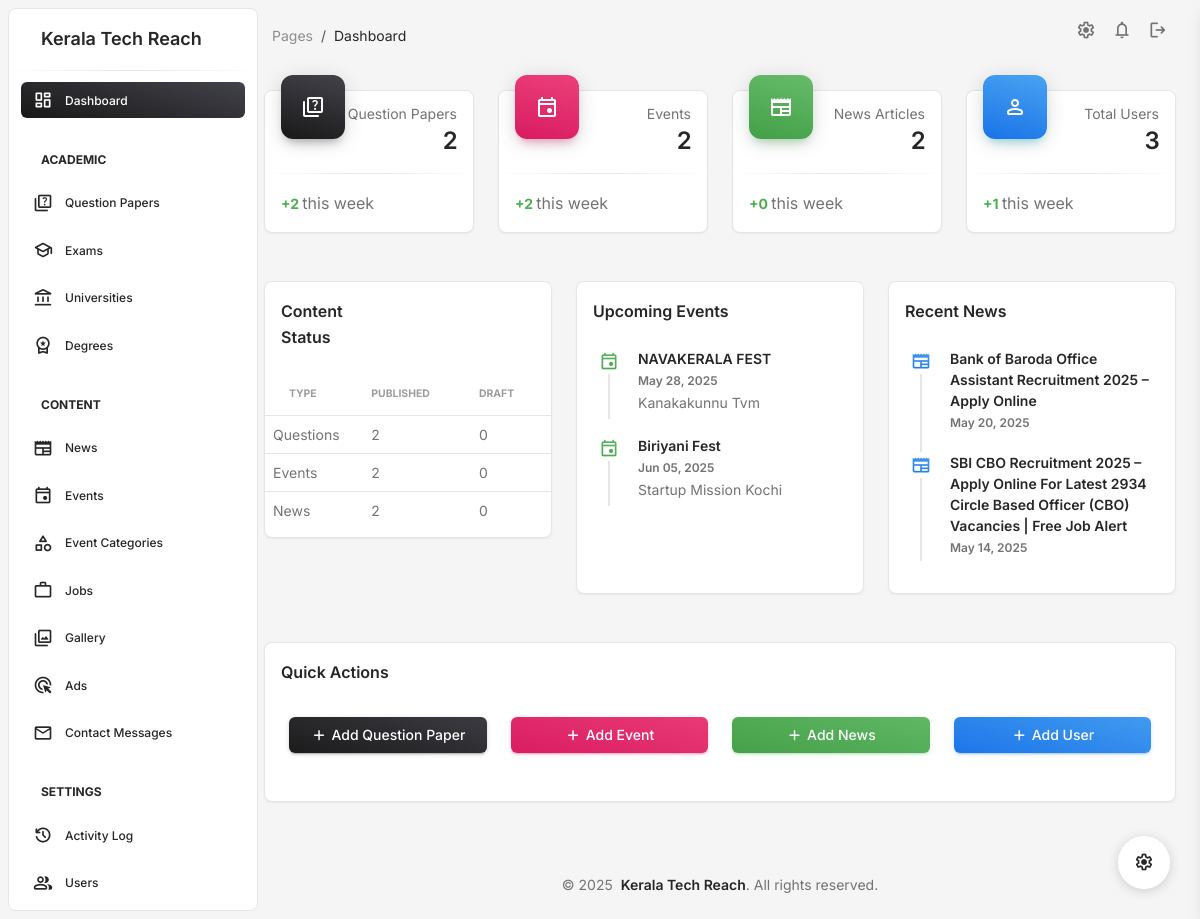
Page /admindashboard/ (signed in) on the committed database.
### admindashboard/models.py (models this page shows, shortened)
class Event(models.Model):
    name = models.CharField(max_length=255)
    event_start = models.DateTimeField()
    event_end = models.DateTimeField(blank=True, null=True)
    place = models.CharField(max_length=255)
    link = models.URLField(blank=True, null=True)
    description = models.TextField(blank=True, null=True)
    map_link = models.URLField(blank=True, null=True)
    district = models.ForeignKey(District, on_delete=models.SET_NULL, null=True, blank=True)
    category = models.ForeignKey(EventCategory, on_delete=models.SET_NULL, null=True, blank=True)
    updated_at = models.DateTimeField(auto_now=True)
    is_published = models.BooleanField(default=False)
    created_by = models.ForeignKey('UserProfile', on_delete=models.CASCADE)

class News(models.Model):
    category = models.ForeignKey(NewsCategory, on_delete=models.SET_NULL, null=True, blank=True)
    title = models.CharField(max_length=255)
    slug = models.SlugField(unique=True, max_length=255, blank=True, null=True)
    content = models.TextField()
    excerpt = models.TextField(blank=True, help_text="A short summary of the article")
    image = models.ImageField(upload_to='news/', blank=True, null=True)
    thumbnail = models.ImageField(upload_to='news/thumbnails/', blank=True, null=True)
    created_at = models.DateTimeField(auto_now_add=True)
    updated_at = models.DateTimeField(auto_now=True)
    is_published = models.BooleanField(default=False)
    created_by = models.ForeignKey('UserProfile', on_delete=models.CASCADE)
    meta_title = models.CharField(max_length=60, blank=True, help_text="SEO optimized title (max 60 characters)")
    meta_description = models.CharField(max_length=160, blank=True, help_text="SEO meta description (max 160 characters)")
    keywords = models.CharField(max_length=255, blank=True, help_text="Comma-separated keywords for SEO")
    reading_time = models.PositiveIntegerField(default=0, help_text="Estimated reading time in minutes")
    views_count = models.PositiveIntegerField(default=0)
    likes_count = models.PositiveIntegerField(default=0)
    class Meta:
        verbose_name_plural = 'News'
        ordering = ['-created_at']

### admindashboard/views/dashboard.py (the view, shortened to what this page needs)
# urls.py: path('', dashboard, name='dashboard'),
@login_required
def dashboard(request):
    now = timezone.now()
    last_week = now - timedelta(days=7)
    context = {
        'total_users': UserProfile.objects.count() if request.user.is_staff else 1,
        'total_questions': QuestionPaper.objects.count(),
        'total_events': Event.objects.count(),
        'total_news': News.objects.count(),
    }
    if request.user.is_staff:
        context.update({
            'new_users': UserProfile.objects.filter(user__date_joined__gte=last_week).count(),
            'new_questions': QuestionPaper.objects.filter(updated_at__gte=last_week).count(),
            'new_events': Event.objects.filter(updated_at__gte=last_week).count(),
            'new_news': News.objects.filter(created_at__gte=last_week).count(),
            'upcoming_events': Event.objects.filter(
                event_start__gte=now
            ).order_by('event_start')[:5],
            'recent_questions': QuestionPaper.objects.order_by('-updated_at')[:5],
            'recent_news': News.objects.order_by('-created_at')[:5],
            'published_questions': QuestionPaper.objects.filter(is_published=True).count(),
            'draft_questions': QuestionPaper.objects.filter(is_published=False).count(),
            'published_events': Event.objects.filter(is_published=True).count(),
            'draft_events': Event.objects.filter(is_published=False).count(),
            'published_news': News.objects.filter(is_published=True).count(),
            'draft_news': News.objects.filter(is_published=False).count(),
            'unread_messages': ContactMessage.objects.filter(is_read=False).count(),
            'total_messages': ContactMessage.objects.count(),
            'university_count': University.objects.count(),
            'degree_count': Degree.objects.count(),
            'event_categories': EventCategory.objects.annotate(
                event_count=Count('event')
            ).order_by('-event_count')[:5],
        })
    return render(request, 'admindashboard/dashboard.html', context)

### admindashboard/templates/admindashboard/dashboard.html (shortened to what this page needs)
{% extends 'admindashboard/base.html' %}
{% load static %}
{% block content %}
<div class="container-fluid py-4">
    <div class="row">
        {% if user.is_staff %}
        <div class="col-xl-3 col-sm-6 mb-4">
            <div class="card">
                <div class="card-header p-3 pt-2">
                    <div class="icon icon-lg icon-shape bg-gradient-dark shadow-dark text-center border-radius-xl mt-n4 position-absolute">
                        <i class="material-symbols-rounded opacity-10">quiz</i>
                    </div>
                    <div class="text-end pt-1">
                        <p class="text-sm mb-0 text-capitalize">Question Papers</p>
                        <h4 class="mb-0">{{ total_questions }}</h4>
                    </div>
                </div>
                <hr class="dark horizontal my-0">
                <div class="card-footer p-3">
                    <p class="mb-0"><span class="text-success text-sm font-weight-bolder">+{{ new_questions }} </span>this week</p>
                </div>
            </div>
        </div>
        <div class="col-xl-3 col-sm-6 mb-4">
            <div class="card">
                <div class="card-header p-3 pt-2">
                    <div class="icon icon-lg icon-shape bg-gradient-primary shadow-primary text-center border-radius-xl mt-n4 position-absolute">
                        <i class="material-symbols-rounded opacity-10">event</i>
                    </div>
                    <div class="text-end pt-1">
                        <p class="text-sm mb-0 text-capitalize">Events</p>
                        <h4 class="mb-0">{{ total_events }}</h4>
                    </div>
                </div>
                <hr class="dark horizontal my-0">
                <div class="card-footer p-3">
                    <p class="mb-0"><span class="text-success text-sm font-weight-bolder">+{{ new_events }} </span>this week</p>
                </div>
            </div>
        </div>
        <div class="col-xl-3 col-sm-6 mb-4">
            <div class="card">
                <div class="card-header p-3 pt-2">
                    <div class="icon icon-lg icon-shape bg-gradient-success shadow-success text-center border-radius-xl mt-n4 position-absolute">
                        <i class="material-symbols-rounded opacity-10">newspaper</i>
                    </div>
                    <div class="text-end pt-1">
                        <p class="text-sm mb-0 text-capitalize">News Articles</p>
                        <h4 class="mb-0">{{ total_news }}</h4>
                    </div>
                </div>
                <hr class="dark horizontal my-0">
                <div class="card-footer p-3">
                    <p class="mb-0"><span class="text-success text-sm font-weight-bolder">+{{ new_news }} </span>this week</p>
                </div>
            </div>
        </div>
        <div class="col-xl-3 col-sm-6 mb-4">
            <div class="card">
                <div class="card-header p-3 pt-2">
                    <div class="icon icon-lg icon-shape bg-gradient-info shadow-info text-center border-radius-xl mt-n4 position-absolute">
                        <i class="material-symbols-rounded opacity-10">person</i>
                    </div>
                    <div class="text-end pt-1">
                        <p class="text-sm mb-0 text-capitalize">Total Users</p>
                        <h4 class="mb-0">{{ total_users }}</h4>
                    </div>
                </div>
                <hr class="dark horizontal my-0">
                <div class="card-footer p-3">
                    <p class="mb-0"><span class="text-success text-sm font-weight-bolder">+{{ new_users }} </span>this week</p>
                </div>
            </div>
        </div>
        {% endif %}
    </div>
    <div class="row mt-4">
        {% if user.is_staff %}
        <div class="col-lg-4 col-md-6 mb-4">
            <div class="card">
                <div class="card-header pb-0">
                    <div class="row">
                        <div class="col-lg-6 col-7">
                            <h6>Content Status</h6>
                        </div>
                    </div>
                </div>
                <div class="card-body px-0 pb-2">
                    <div class="table-responsive">
                        <table class="table align-items-center mb-0">
                            <thead>
                                <tr>
                                    <th class="text-uppercase text-secondary text-xxs font-weight-bolder opacity-7">Type</th>
                                    <th class="text-uppercase text-secondary text-xxs font-weight-bolder opacity-7 ps-2">Published</th>
                                    <th class="text-uppercase text-secondary text-xxs font-weight-bolder opacity-7 ps-2">Draft</th>
                                </tr>
                            </thead>
                            <tbody>
                                <tr>
                                    <td class="align-middle text-sm">Questions</td>
                                    <td class="align-middle text-sm">{{ published_questions }}</td>
                                    <td class="align-middle text-sm">{{ draft_questions }}</td>
                                </tr>
                                <tr>
                                    <td class="align-middle text-sm">Events</td>
                                    <td class="align-middle text-sm">{{ published_events }}</td>
                                    <td class="align-middle text-sm">{{ draft_events }}</td>
                                </tr>
                                <tr>
                                    <td class="align-middle text-sm">News</td>
                                    <td class="align-middle text-sm">{{ published_news }}</td>
                                    <td class="align-middle text-sm">{{ draft_news }}</td>
                                </tr>
                            </tbody>
                        </table>
                    </div>
                </div>
            </div>
        </div>
        {% endif %}
        <div class="col-lg-{% if user.is_staff %}4{% else %}6{% endif %} col-md-6 mb-4">
            <div class="card h-100">
                <div class="card-header pb-0">
                    <h6>Upcoming Events</h6>
                </div>
                <div class="card-body p-3">
                    {% for event in upcoming_events %}
                    <div class="timeline timeline-one-side">
                        <div class="timeline-block mb-3">
                            <span class="timeline-step">
                                <i class="material-symbols-rounded text-success text-gradient">event</i>
                            </span>
                            <div class="timeline-content">
                                <h6 class="text-dark text-sm font-weight-bold mb-0">{{ event.name }}</h6>
                                <p class="text-secondary font-weight-bold text-xs mt-1 mb-0">{{ event.event_start|date:"M d, Y" }}</p>
                                <p class="text-sm mt-1 mb-0">{{ event.place }}</p>
                            </div>
                        </div>
                    </div>
                    {% empty %}
                    <p class="text-center text-secondary mt-3">No upcoming events</p>
                    {% endfor %}
                </div>
            </div>
        </div>
        <div class="col-lg-{% if user.is_staff %}4{% else %}6{% endif %} col-md-6 mb-4">
            <div class="card h-100">
                <div class="card-header pb-0">
                    <h6>Recent News</h6>
                </div>
                <div class="card-body p-3">
                    <div class="timeline timeline-one-side">
                        {% for news in recent_news %}
                        <div class="timeline-block mb-3">
                            <span class="timeline-step">
                                <i class="material-symbols-rounded text-info text-gradient">newspaper</i>
                            </span>
                            <div class="timeline-content">
                                <h6 class="text-dark text-sm font-weight-bold mb-0">{{ news.title }}</h6>
                                <p class="text-secondary font-weight-bold text-xs mt-1 mb-0">{{ news.created_at|date:"M d, Y" }}</p>
                            </div>
                        </div>
                        {% empty %}
                        <p class="text-center text-secondary mt-3">No recent news</p>
                        {% endfor %}
                    </div>
                </div>
            </div>
        </div>
    </div>
    {% if user.is_staff %}
    <div class="row mt-4">
        <div class="col-12">
            <div class="card mb-4">
                <div class="card-header pb-0">
                    <h6>Quick Actions</h6>
                </div>
                <div class="card-body px-0 pt-0 pb-2">
                    <div class="row p-4">
                        <div class="col-md-3 col-sm-6 mb-3">
                            <a href="{% url 'admindashboard:question_create' %}" class="btn bg-gradient-dark w-100 mb-0 toast-btn">
                                <i class="material-symbols-rounded">add</i> Add Question Paper
                            </a>
                        </div>
                        <div class="col-md-3 col-sm-6 mb-3">
                            <a href="{% url 'admindashboard:event_create' %}" class="btn bg-gradient-primary w-100 mb-0 toast-btn">
                                <i class="material-symbols-rounded">add</i> Add Event
                            </a>
                        </div>
                        <div class="col-md-3 col-sm-6 mb-3">
                            <a href="{% url 'admindashboard:news_create' %}" class="btn bg-gradient-success w-100 mb-0 toast-btn">
                                <i class="material-symbols-rounded">add</i> Add News
                            </a>
                        </div>
                        <div class="col-md-3 col-sm-6 mb-3">
                            <a href="{% url 'admindashboard:user_create' %}" class="btn bg-gradient-info w-100 mb-0 toast-btn">
                                <i class="material-symbols-rounded">add</i> Add User
                            </a>
                        </div>
                    </div>
                </div>
            </div>
        </div>
    </div>
    {% endif %}
</div>
{% endblock content %}

### static/assets/css/nucleo-svg.css (style rules this page uses)
.icon { display: inline-block; color: #111111; height: 1em; width: 1em; }
.icon-lg { height: 1.6em; width: 1.6em; }
.icon { fill: currentColor; stroke: none; }

### admindashboard/templates/admindashboard/base.html (style rules this page uses)
body { min-height: 100vh; display: flex; flex-direction: column; }

### rows in the picture
Event: name "NAVAKERALA FEST", event_start "May 28, 2025", place "Kanakakunnu Tvm"
Event: name "Biriyani Fest", event_start "Jun 05, 2025", place "Startup Mission Kochi"
News: title "Bank of Baroda Office Assistant Recruitment 2025 – Apply Online", created_at "May 20, 2025"
News: title "SBI CBO Recruitment 2025 – Apply Online For Latest 2934 Circle Based Officer (CBO) Vacancies | Free Job Alert", created_at "May 14, 2025"

### other values in the picture
{{ total_questions }} "2"
{{ new_questions }} "2"
{{ total_events }} "2"
{{ new_events }} "2"
{{ total_news }} "2"
{{ new_news }} "0"
{{ total_users }} "3"
{{ new_users }} "1"
{{ published_questions }} "2"
{{ draft_questions }} "0"
{{ published_events }} "2"
{{ draft_events }} "0"
{{ published_news }} "2"
{{ draft_news }} "0"
